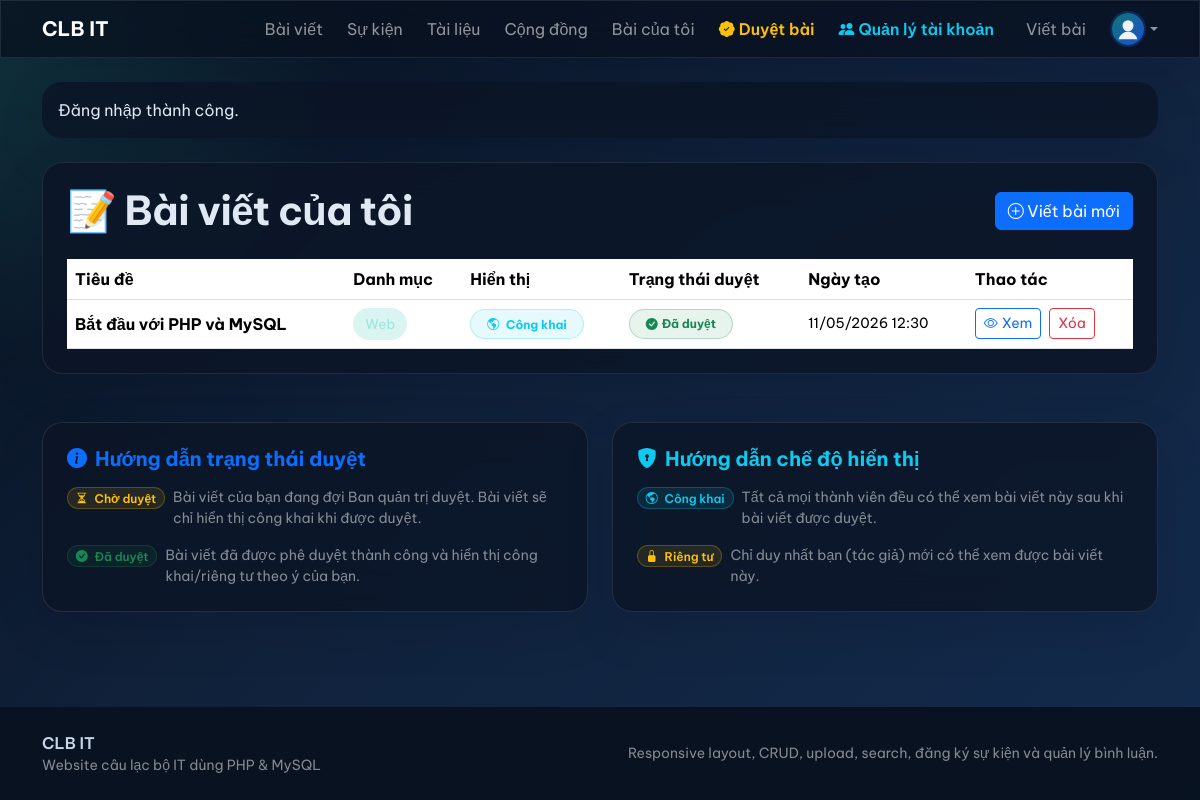
Page /my-posts.php (signed in) on the committed database.
### tables this page shows
CREATE TABLE posts (
    id INT AUTO_INCREMENT PRIMARY KEY,
    title VARCHAR(255) NOT NULL,
    slug VARCHAR(255) NOT NULL UNIQUE,
    excerpt VARCHAR(300) NOT NULL,
    content LONGTEXT NOT NULL,
    image VARCHAR(255) NULL,
    images TEXT NULL,
    files TEXT NULL,
    category_id INT NOT NULL,
    user_id INT NOT NULL,
    status ENUM('draft', 'published', 'pending') NOT NULL DEFAULT 'pending',
    privacy ENUM('public', 'private') NOT NULL DEFAULT 'public',
    published_at DATETIME NULL,
    created_at TIMESTAMP DEFAULT CURRENT_TIMESTAMP,
    updated_at TIMESTAMP DEFAULT CURRENT_TIMESTAMP ON UPDATE CURRENT_TIMESTAMP,
    CONSTRAINT fk_posts_category FOREIGN KEY (category_id) REFERENCES categories(id) ON DELETE RESTRICT,
    CONSTRAINT fk_posts_user FOREIGN KEY (user_id) REFERENCES users(id) ON DELETE CASCADE,
    INDEX idx_posts_category (category_id),
    INDEX idx_posts_user (user_id),
    INDEX idx_posts_status_date (status, published_at)
);

CREATE TABLE categories (
    id INT AUTO_INCREMENT PRIMARY KEY,
    name VARCHAR(100) NOT NULL UNIQUE,
    slug VARCHAR(120) NOT NULL UNIQUE,
    created_at TIMESTAMP DEFAULT CURRENT_TIMESTAMP,
    updated_at TIMESTAMP DEFAULT CURRENT_TIMESTAMP ON UPDATE CURRENT_TIMESTAMP
);

### config/database.php (called while the page is built, shortened)
<?php
function db(): PDO
{
    static $pdo = null;
    if ($pdo instanceof PDO) {
        return $pdo;
    }
    $dsn = 'mysql:host=' . DB_HOST . ';dbname=' . DB_NAME . ';charset=utf8mb4';
    $pdo = new PDO($dsn, DB_USER, DB_PASS, [
        PDO::ATTR_ERRMODE => PDO::ERRMODE_EXCEPTION,
        PDO::ATTR_DEFAULT_FETCH_MODE => PDO::FETCH_ASSOC,
        PDO::ATTR_EMULATE_PREPARES => false,
    ]);
    return $pdo;
}

### includes/functions.php (called while the page is built, shortened)
<?php
function e(?string $value): string
{
    return htmlspecialchars((string) $value, ENT_QUOTES, 'UTF-8');
}
function format_datetime(?string $value): string
{
    return date('d/m/Y H:i', strtotime($value));
}
function short_text(?string $value, int $limit = 140): string
{
    $value = trim((string) $value);
    if (mb_strlen($value) <= $limit) {
        return $value;
    }
    return mb_substr($value, 0, $limit - 3) . '...';
}

### my-posts.php (the view, shortened to what this page needs)
<?php
require_once __DIR__ . '/config/database.php';
require_once __DIR__ . '/includes/functions.php';
$userId = current_user_id();
$stmt = db()->prepare("SELECT p.*, c.name AS category_name FROM posts p INNER JOIN categories c ON c.id = p.category_id WHERE p.user_id = :user_id ORDER BY p.created_at DESC");
$stmt->execute(['user_id' => $userId]);
$myPosts = $stmt->fetchAll();
require_once __DIR__ . '/includes/header.php';
?>
<div class="clubit-card p-4">
    <div class="d-flex justify-content-between align-items-center flex-wrap gap-2 mb-4">
        <h1 class="section-title mb-0">📝 Bài viết của tôi</h1>
        <a href="<?php echo BASE_URL; ?>/create-post.php" class="btn btn-primary"><i class="bi bi-plus-circle"></i> Viết bài mới</a>
    </div>
    <?php if (empty($myPosts)): ?>
        <div class="alert alert-info border-0 mb-0">
            <strong>Bạn chưa viết bài nào.</strong> <a href="<?php echo BASE_URL; ?>/create-post.php" class="alert-link">Viết bài đầu tiên ngay!</a>
        </div>
    <?php else: ?>
        <div class="table-responsive">
            <table class="table align-middle mb-0">
                <thead>
                    <tr>
                        <th>Tiêu đề</th>
                        <th>Danh mục</th>
                        <th>Hiển thị</th>
                        <th>Trạng thái duyệt</th>
                        <th>Ngày tạo</th>
                        <th>Thao tác</th>
                    </tr>
                </thead>
                <tbody>
                    <?php foreach ($myPosts as $post): ?>
                        <tr>
                            <td>
                                <strong><?php echo e(short_text($post['title'], 50)); ?></strong>
                            </td>
                            <td>
                                <span class="soft-badge"><?php echo e($post['category_name']); ?></span>
                            </td>
                            <td>
                                <?php if (($post['privacy'] ?? 'public') === 'private'): ?>
                                    <span class="badge bg-warning bg-opacity-10 text-warning px-3 py-2 border border-warning border-opacity-25 rounded-pill"><i class="bi bi-lock-fill me-1"></i> Riêng tư</span>
                                <?php else: ?>
                                    <span class="badge bg-info bg-opacity-10 text-info px-3 py-2 border border-info border-opacity-25 rounded-pill"><i class="bi bi-globe-americas me-1"></i> Công khai</span>
                                <?php endif; ?>
                            </td>
                            <td>
                                <?php if ($post['status'] === 'pending'): ?>
                                    <span class="badge bg-warning bg-opacity-10 text-warning px-3 py-2 border border-warning border-opacity-25 rounded-pill d-inline-flex align-items-center gap-1"><i class="bi bi-hourglass-split"></i> Chờ duyệt</span>
                                <?php elseif ($post['status'] === 'published'): ?>
                                    <span class="badge bg-success bg-opacity-10 text-success px-3 py-2 border border-success border-opacity-25 rounded-pill d-inline-flex align-items-center gap-1"><i class="bi bi-check-circle-fill"></i> Đã duyệt</span>
                                <?php elseif ($post['status'] === 'draft'): ?>
                                    <span class="badge bg-secondary bg-opacity-10 text-secondary px-3 py-2 border border-secondary border-opacity-25 rounded-pill d-inline-flex align-items-center gap-1"><i class="bi bi-pencil-fill"></i> Bản nháp</span>
                                <?php else: ?>
                                    <span class="badge bg-info bg-opacity-10 text-info px-3 py-2 border border-info border-opacity-25 rounded-pill d-inline-flex align-items-center gap-1"><i class="bi bi-archive-fill"></i> Lưu trữ</span>
                                <?php endif; ?>
                            </td>
                            <td class="small"><?php echo e(format_datetime($post['created_at'])); ?></td>
                            <td>
                                <div class="d-flex gap-2 flex-wrap">
                                    <a href="<?php echo BASE_URL; ?>/post.php?id=<?php echo (int) $post['id']; ?>" class="btn btn-outline-primary btn-sm d-inline-flex align-items-center gap-1" target="_blank">
                                        <?php if ($post['status'] === 'published'): ?>
                                            <i class="bi bi-eye"></i> Xem
                                        <?php else: ?>
                                            <i class="bi bi-search"></i> Xem trước
                                        <?php endif; ?>
                                    </a>
                                    <form method="post" onsubmit="return confirm('Xóa bài viết này?');" style="display:inline;">
                                        <button class="btn btn-outline-danger btn-sm">Xóa</button>
                                    </form>
                                </div>
                            </td>
                        </tr>
                    <?php endforeach; ?>
                </tbody>
            </table>
        </div>
    <?php endif; ?>
</div>
<div class="row g-4 mt-4">
    <div class="col-lg-6">
        <div class="clubit-card p-4 h-100 border border-white border-opacity-10">
            <h5 class="fw-bold mb-3 text-primary d-flex align-items-center gap-2">
                <i class="bi bi-info-circle-fill"></i> Hướng dẫn trạng thái duyệt
            </h5>
            <div class="d-flex flex-column gap-3 mt-3">
                <div class="d-flex align-items-start gap-2">
                    <span class="badge bg-warning bg-opacity-10 text-warning px-2.5 py-1.5 border border-warning border-opacity-25 rounded-pill fw-semibold small">
                        <i class="bi bi-hourglass-split me-1"></i> Chờ duyệt
                    </span>
                    <div class="small text-white-50 flex-grow-1">Bài viết của bạn đang đợi Ban quản trị duyệt. Bài viết sẽ chỉ hiển thị công khai khi được duyệt.</div>
                </div>
                <div class="d-flex align-items-start gap-2">
                    <span class="badge bg-success bg-opacity-10 text-success px-2.5 py-1.5 border border-success border-opacity-25 rounded-pill fw-semibold small">
                        <i class="bi bi-check-circle-fill me-1"></i> Đã duyệt
                    </span>
                    <div class="small text-white-50 flex-grow-1">Bài viết đã được phê duyệt thành công và hiển thị công khai/riêng tư theo ý của bạn.</div>
                </div>
            </div>
        </div>
    </div>
    <div class="col-lg-6">
        <div class="clubit-card p-4 h-100 border border-white border-opacity-10">
            <h5 class="fw-bold mb-3 text-info d-flex align-items-center gap-2">
                <i class="bi bi-shield-lock-fill"></i> Hướng dẫn chế độ hiển thị
            </h5>
            <div class="d-flex flex-column gap-3 mt-3">
                <div class="d-flex align-items-start gap-2">
                    <span class="badge bg-info bg-opacity-10 text-info px-2.5 py-1.5 border border-info border-opacity-25 rounded-pill fw-semibold small">
                        <i class="bi bi-globe-americas me-1"></i> Công khai
                    </span>
                    <div class="small text-white-50 flex-grow-1">Tất cả mọi thành viên đều có thể xem bài viết này sau khi bài viết được duyệt.</div>
                </div>
                <div class="d-flex align-items-start gap-2">
                    <span class="badge bg-warning bg-opacity-10 text-warning px-2.5 py-1.5 border border-warning border-opacity-25 rounded-pill fw-semibold small">
                        <i class="bi bi-lock-fill me-1"></i> Riêng tư
                    </span>
                    <div class="small text-white-50 flex-grow-1">Chỉ duy nhất bạn (tác giả) mới có thể xem được bài viết này.</div>
                </div>
            </div>
        </div>
    </div>
</div>
<?php require_once __DIR__ . '/includes/footer.php'; ?>

### assets/css/app.css (style rules this page uses)
:root, [data-theme="dark"] { --clubit-bg: #07111f; --clubit-bg-gradient: radial-gradient(circle at top left, rgba(54, 194, 180, 0.2), transparent 25%), linear-gradient(135deg, #07111f 0%, #10213a 42%, #132b4d 100%); --clubit-surface: rgba(12, 21, 39, 0.84); --clubit-card: rgba(12, 21, 39, 0.82); --clubit-accent: #36c2b4; --clubit-accent-2: #1d4ed8; --clubit-text: #dfe8f3; --clubit-muted: #93a4ba; --clubit-border: rgba(255, 255, 255, 0.09); --clubit-nav-bg: rgba(8, 17, 31, 0.76); --clubit-dropdown-bg: #0c1527; --clubit-dropdown-color: #dfe8f3; --clubit-dropdown-border: rgba(255, 255, 255, 0.09); --clubit-dropdown-hover-bg: rgba(54, 194, 180, 0.16); --clubit-input-bg: rgba(255, 255, 255, 0.05); --clubit-input-border: rgba(255, 255, 255, 0.09); --clubit-input-color: #ffffff; --clubit-chat-msg-other: rgba(255, 255, 255, 0.05); --clubit-chat-msg-mine: rgba(54, 194, 180, 0.12); --clubit-chat-msg-other-border: rgba(255, 255, 255, 0.08); --clubit-chat-msg-mine-border: rgba(54, 194, 180, 0.22); }
* { box-sizing: border-box; }
body { font-family: 'Be Vietnam Pro', sans-serif; background: var(--clubit-bg-gradient); color: var(--clubit-text); transition: background 0.3s ease, color 0.3s ease; display: flex; flex-direction: column; min-height: 100vh; }
body.clubit-logged-in { background: var(--clubit-bg-gradient); color: var(--clubit-text); }
.navbar-glass, .clubit-card, .clubit-panel, .sidebar-glass { backdrop-filter: blur(18px); border: 1px solid var(--clubit-border); box-shadow: 0 18px 50px rgba(2, 8, 23, 0.12); transition: border-color 0.3s ease, box-shadow 0.3s ease; }
.clubit-card, .clubit-panel { background: var(--clubit-card); border-radius: 1.25rem; color: var(--clubit-text); }
.section-title { font-weight: 700; letter-spacing: -0.02em; }
.soft-badge { display: inline-flex; align-items: center; gap: 0.4rem; border-radius: 999px; padding: 0.35rem 0.75rem; font-size: 0.85rem; background: rgba(54, 194, 180, 0.12); color: #0f766e; }
body.clubit-logged-in .soft-badge { background: rgba(54, 194, 180, 0.18); color: #9ce5dc; }

### rows in the picture
posts: title "Bắt đầu với PHP và MySQL", category.name "Web", privacy "public" (drawn), status "published" (drawn), created_at "11/05/2026 12:30"

### other values in the picture
APP_NAME "CLB IT"
$flash['message'] "Đăng nhập thành công."
